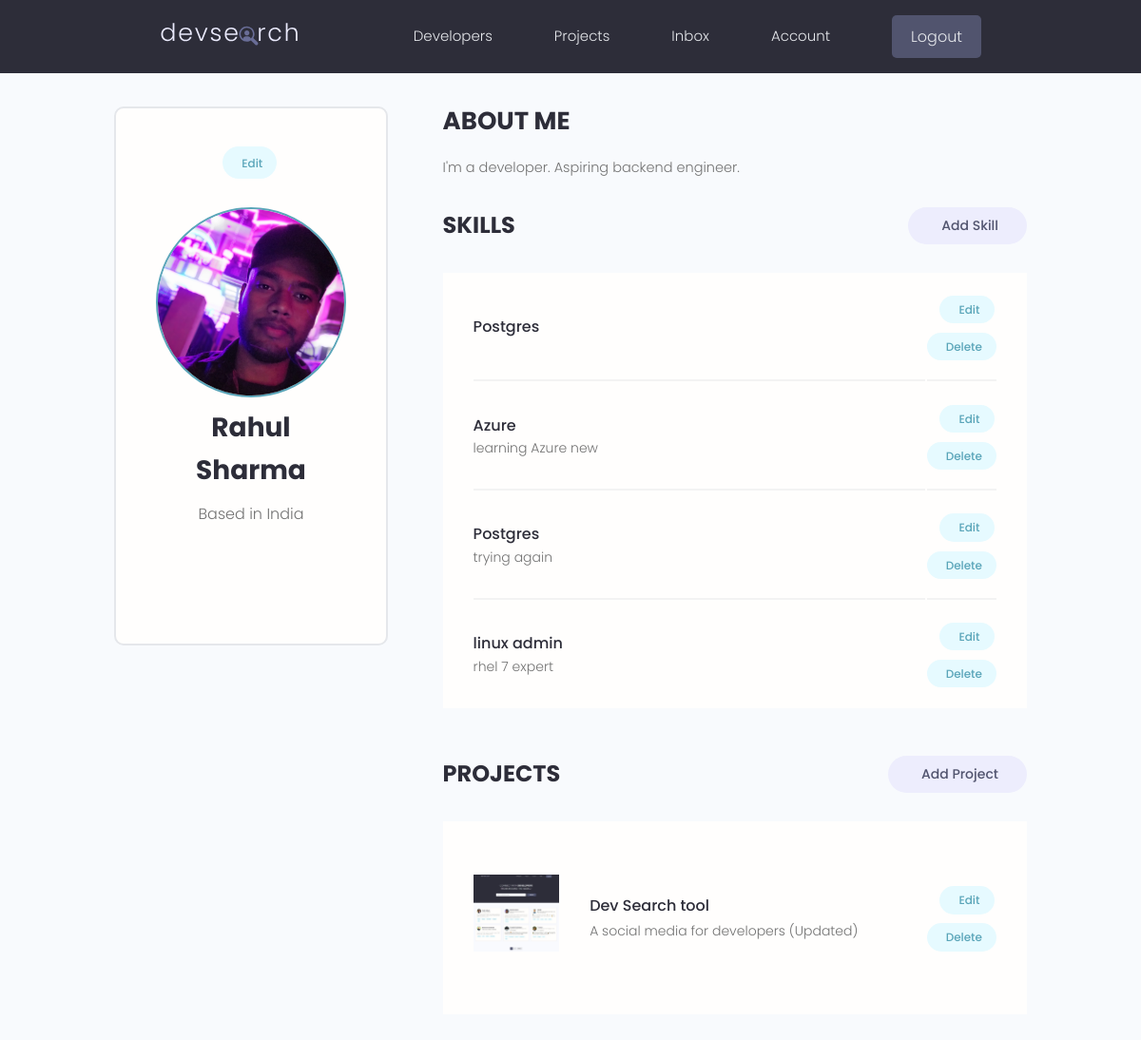
/account/ (signed in), run on the app's committed database.
### users/models.py (models this page shows, shortened)
class Profile(models.Model):
    user = models.OneToOneField(
        User, on_delete=models.CASCADE, null=True, blank=True)
    name = models.CharField(max_length=200, blank=True, null=True)
    email = models.EmailField(max_length=500, blank=True, null=True)
    username = models.CharField(max_length=200, blank=True, null=True)
    location = models.CharField(max_length=200, blank=True, null=True)
    short_intro = models.CharField(max_length=200, blank=True, null=True)
    bio = models.TextField(blank=True, null=True)
    profile_image = models.ImageField(
        null=True, blank=True, upload_to='profiles/', default="profiles/user-default.png")
    social_github = models.CharField(max_length=200, blank=True, null=True)
    social_twitter = models.CharField(max_length=200, blank=True, null=True)
    social_linkedin = models.CharField(max_length=200, blank=True, null=True)
    social_youtube = models.CharField(max_length=200, blank=True, null=True)
    social_website = models.CharField(max_length=200, blank=True, null=True)
    created = models.DateTimeField(auto_now_add=True)
    id = models.UUIDField(default=uuid.uuid4, unique=True,
                          primary_key=True, editable=False)

class Skill(models.Model):
    owner = models.ForeignKey(
        Profile, on_delete=models.CASCADE, null=True, blank=True)
    name = models.CharField(max_length=200, blank=True, null=True)
    description = models.TextField(null=True, blank=True)
    created = models.DateTimeField(auto_now_add=True)
    id = models.UUIDField(default=uuid.uuid4, unique=True,
                          primary_key=True, editable=False)

### projects/models.py (models this page shows, shortened)
class Project(models.Model):
    owner = models.ForeignKey(
        Profile, null=True, blank=True, on_delete=models.CASCADE)
    title = models.CharField(max_length = 200)
    description = models.TextField(null = True, blank = True)
    featured_image = models.ImageField(null = True, blank = True, default = 'default.jpg')
    demo_link = models.CharField(max_length = 2000, null = True, blank = True)
    source_link = models.CharField(max_length = 2000, null = True, blank = True)
    tags = models.ManyToManyField('Tag', blank = True)
    vote_total = models.IntegerField(default = 0, null = True, blank = True)
    vote_ratio = models.IntegerField(default = 0, null = True, blank = True)
    created = models.DateTimeField(auto_now_add = True)
    id = models.UUIDField(default = uuid.uuid4, unique = True, primary_key = True, editable = False)

### users/views.py (the view)
# urls.py: path('account/', views.userAccount, name="account"),
@login_required(login_url='login')
def userAccount(request):
    profile = request.user.profile
    skills = profile.skill_set.all()
    projects = profile.project_set.all()
    context = {'profile': profile, 'skills': skills, 'projects': projects}
    return render(request, 'users/account.html', context)

### users/templates/users/account.html (shortened to what this page needs)
{% extends 'main.html' %}
{% block content %}
<main class="settingsPage profile my-md">
  <div class="container">
    <div class="layout">
      <div class="column column--1of3">
        <div class="card text-center">
          <div class="card__body dev">
            <a class="tag tag--pill tag--main settings__btn" href="{% url 'edit-account' %}">
              Edit</a>
            <img class="avatar avatar--xl dev__avatar" src="{{profile.profile_image.url}}" />
            <h2 class="dev__name">{{profile.name}}</h2>
            <p class="dev__location">Based in {{profile.location}}</p>
            <ul class="dev__social">
            </ul>
          </div>
        </div>
      </div>
      <div class="column column--2of3">
        <div class="devInfo">
          <h3 class="devInfo__title">About Me</h3>
          <p class="devInfo__about">{{profile.bio}}</p>
        </div>
        <div class="settings">
          <h3 class="settings__title">Skills</h3>
          <a class="tag tag--pill tag--sub settings__btn tag--lg" href="{% url 'create-skill' %}"> Add Skill</a>
        </div>
        <table class="settings__table">
          {% for skill in skills %}
          <tr>
            <td class="settings__tableInfo">
              <h4>{{skill.name}}</h4>
              <p>
                {{skill.description}}
              </p>
            </td>
            <td class="settings__tableActions">
              <a class="tag tag--pill tag--main settings__btn" href="{% url 'update-skill' skill.id %}"> Edit</a>
              <a class="tag tag--pill tag--main settings__btn" href="{% url 'delete-skill' skill.id %}?next=/account">
                Delete</a>
            </td>
          </tr>
          {% endfor %}
        </table>
        <div class="settings">
          <h3 class="settings__title">Projects</h3>
          <a class="tag tag--pill tag--sub settings__btn tag--lg" href="{% url 'create-project' %}"> Add Project</a>
        </div>
        <table class="settings__table">
          {% for project in projects %}
          <tr>
            <td class="settings__thumbnail">
              <a href="{% url 'project' project.id %}"><img src="{{project.featured_image.url}}" alt="Project Thumbnail" /></a>
            </td>
            <td class="settings__tableInfo">
              <a href="{% url 'project' project.id %}">{{project.title}}</a>
              <p>{{project.description|slice:"150"}}</p>
            </td>
            <td class="settings__tableActions">
              <a class="tag tag--pill tag--main settings__btn" href="{% url 'update-project' project.id %}"> Edit</a>
              <a class="tag tag--pill tag--main settings__btn"
                href="{% url 'delete-project'  project.id %}?next=/account">
                Delete</a>
            </td>
          </tr>
          {% endfor %}
        </table>
      </div>
    </div>
  </div>
</main>
{% endblock %}

### static/styles/app.css (style rules this page uses)
:root { --color-sub: #2d2d39; }
.card { border: 2px solid var(--color-light); }
img { width: 100%; }
.profile .card > .dev { padding: 4rem; }
.dev__avatar { display: block; margin: auto; }
.dev__name { color: var(--color-sub); font-size: 2.8rem; font-weight: 700; margin-top: 1rem; margin-bottom: 0.5rem; }
.dev__location { margin-top: 1rem; }
.dev__social { margin: 3rem 0; list-style: none; display: flex; justify-content: center; gap: 1.5rem; }
.devInfo { margin-bottom: 3rem; }
.devInfo__title, .devInfo__subtitle { font-size: 2.6rem; color: var(--color-sub); text-transform: uppercase; font-weight: 700; margin-bottom: 1.5rem; }
.devInfo__about, .devSkill__info { font-size: 1.45rem; line-height: 1.7; text-align: justify; }
.settingsPage .dev > .settings__btn { display: inline-block; margin-bottom: 3rem; }
.settings { display: flex; justify-content: space-between; align-items: center; }
.settings__title { font-size: 2.4rem; text-transform: uppercase; font-weight: 700; color: var(--color-sub); }
.settings__table { margin-top: 3rem; margin-bottom: 5rem; padding: 0 3rem; background: var(--color-white); }
.settings__table tr { width: 100%; }
.settings__table tr > td { padding: 2rem 0; }
.settings__table tr:not(:last-child) td { border-bottom: 2px solid var(--color-white-light); }
.settings__thumbnail { width: 23%; min-width: 10rem; }
.settings__thumbnail img { padding-right: 3rem; height: 15rem; object-fit: contain; }
.settings__tableInfo { width: 100%; }
.settings__tableInfo h4, .settings__tableInfo a { padding-right: 1rem; width: auto; font-size: 1.6rem; font-weight: 500; color: var(--color-sub); }
.settings__tableInfo p { font-size: 1.4rem; }
.settings__tableActions { text-align: right; }

### static/uikit/styles/modules/_variables.css (style rules this page uses)
:root { --color-main: #5aa5b9; --color-main-light: #e6faff; --color-sub: #3f4156; --color-sub-light: #51546e; --color-sub-lighter: #ededfd; --color-text: #737373; --color-gray: #8b8b8b; --color-light: #e5e7eb; --color-light-gray: #767676; --color-bg: #f8fafd; --color-white: #fffefd; --color-white-light: #f3f3f3; --color-success: #359e64; --color-success-bg: #def8e8; --color-error: #fc4b0b; --color-error-bg: #fff2ee; --font-base: 'Poppins', arial, helvetica, 'Segoe UI', roboto, ubuntu, sans-serif; --font-monospace: 'Fira Code', 'Courier New', courier, monospace; --font-regular: 300; --font-medium: 500; --font-bold: 700; --generic-shadow: 1px 1px 5px #00000010; --generic-transition: all 0.3s ease-in-out; }

### static/uikit/styles/modules/_base.css (style rules this page uses)
* { margin: 0; padding: 0; box-sizing: border-box; text-rendering: optimizeLegibility; color: inherit; font-size: inherit; }
html { font-size: 50%; }
@media only screen and (min-width: 480px) { html { font-size: 56.25%; } }
@media only screen and (min-width: 1200px) { html { font-size: 62.5%; } }
body { line-height: 1.6; font-weight: 400; font-size: 1.5rem; color: var(--color-text); background-color: var(--color-bg); min-height: 100vh; }

### static/uikit/styles/modules/_typography.css (style rules this page uses)
* { font-family: var(--font-base); }
h2 { font-size: 3.6rem; font-weight: var(--font-bold); }
h3 { font-size: 3.2rem; font-weight: var(--font-medium); }
h4 { font-size: 2.8rem; font-weight: var(--font-medium); }
p, span, strong { font-size: 1.6rem; color: var(--color-text); font-weight: var(--font-regular); }
a { padding-bottom: 2px; text-decoration: none; display: inline-block; color: var(--color-main); font-weight: var(--font-medium); }

### static/uikit/styles/modules/_utilities.css (style rules this page uses)
.container { width: 92%; max-width: 165rem; margin: 0 auto; box-sizing: border-box; }
@media screen and (min-width: 1000px) { .container { width: 90%; } }
@media screen and (min-width: 1200px) { .container { width: 80%; } }
.text-center { text-align: center; }
.my-md { margin: 3rem auto; }

### static/uikit/styles/modules/_avatar.css (style rules this page uses)
.avatar { border-radius: 50%; border: 2px solid var(--color-main); object-fit: cover; }
.avatar--xl { height: 20rem; width: 20rem; }

### static/uikit/styles/modules/_card.css (style rules this page uses)
.card { border-radius: 1rem; background-color: var(--color-white); border: 1.5px solid var(--color-light); width: auto; height: auto; margin-top: 0.5rem; margin-bottom: 0.5rem; overflow: hidden; }
.card__body, .card__header { padding: 2rem 2.5rem; }

### static/uikit/styles/modules/_layout.css (style rules this page uses)
.layout { display: flex; flex-flow: row wrap; justify-content: space-between; }
.layout > .column { margin-bottom: 3rem; }
.layout > .column.column--1of3 { flex-basis: 30%; }
.layout > .column.column--2of3 { flex-basis: 64%; }

### data on the page
Profile: profile_image (picture), name "Rahul Sharma", location "India", bio "I'm a developer. Aspiring backend engineer."
Skill: name "Postgres"
Skill: name "Azure", description "learning Azure new"
Skill: name "Postgres", description "trying again"
Skill: name "linux admin", description "rhel 7 expert"
Project: featured_image (picture), title "Dev Search tool", description "A social media for developers (Updated)"
